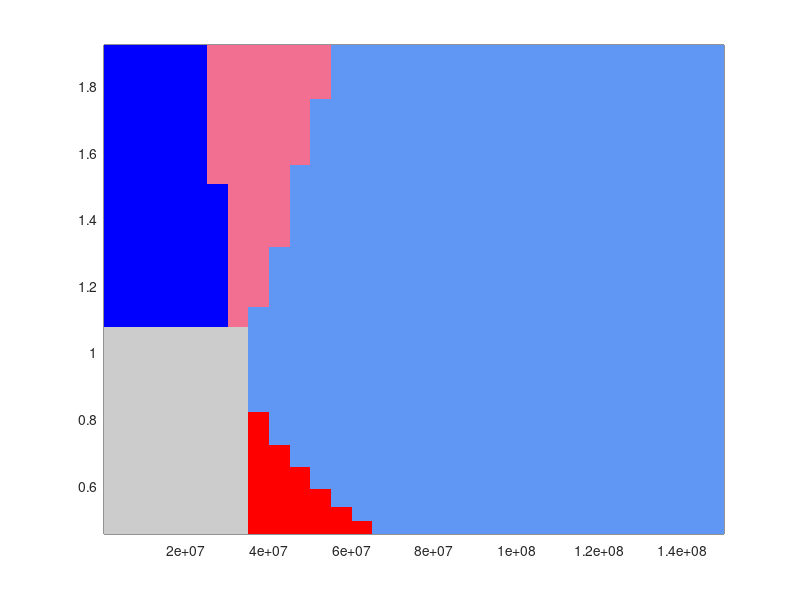

The MATLAB source for this figure: (Note: this script raises an error after producing the figure.)
% Model parameters
% resource parameters
p.Rmod = 5; % half saturation
p.rho = 0.5; % dilution rate 
p.e = 5e-7; % conversion coefficient
p.b0 = 1.2; % maximum growth rate
% explicit infection parameters 
p.eta = 1; % lysis rate
p.beta = 50; % burst rate
p.phi = 3.4e-10;  % adsorption rate
p.alpha = 2; % transit decision rate
% cell traits
p.ds = 0.2; % death rate of susceptible cells
p.de = 0.2; % death rate of infected cells
p.dl = 0.2; % death rate of lysogenic cells
p.di = 0.2; % death rate of lytic cells
p.m = 0.4;

% read data in, evolution robustness data
evo_robustness_data = importdata('data_robustness_evo_robustness_resource_explicit_KillLysogens.txt');
theta_set = [0.01:0.01:0.1, 0.2:0.05:1, 2:0.5:15]; % augumented parameter range
alphaS_set = -1:0.02:0.4; % alphaS < 0, S grows faster than L; alphaS > 0, ...

% Range of Susceptible hosts and resources
S_set = theta_set./(p.e*p.ds);
R_set = p.Rmod*p.ds./((1 - alphaS_set).*p.b0 - p.ds);
R_hor_set = p.beta*p.eta*p.phi.*S_set.*p.alpha./...
             ((p.eta + p.di)*(p.phi*S_set + p.m)*(p.alpha + p.de));
R_c = p.Rmod./(p.b0./(R_hor_set.*p.dl) - 1);

maph = [ 242/255 111/255 146/255 % pink
         97/255    151/255    244/255 % light blue
         0.8 0.8 0.8 % gray
         1 0 0 % red
         0 0 1]; % blue    
pcolor(S_set,R_set,evo_robustness_data); 
h = pcolor(S_set,R_set,evo_robustness_data); hold on;
set(h, 'EdgeColor', 'none'); 
colormap(maph); alpha(h,0.7);

plot(S_set, R_c, 'k', 'LineWidth',4); hold on;
set(gca,'XScale','log'); axis square;
set(gca,'FontSize',20);
ax = gca; ax.XAxis.LineWidth = 2; ax.YAxis.LineWidth = 2;
xticks([1e5 1e6 1e7 1e8]); 
yticks(0.5:0.2:max(R_set)); 
xlabel({'Susceptible population, $S^{*} (ml^{-1})$ '}, 'Interpreter','latex', 'FontName', 'Times New Roman','FontSize',25'); 
ylabel({'Resources, $R^{*} (\mu g/ml)$'}, 'Interpreter','latex', 'FontName', 'Times New Roman','FontSize',25'); 